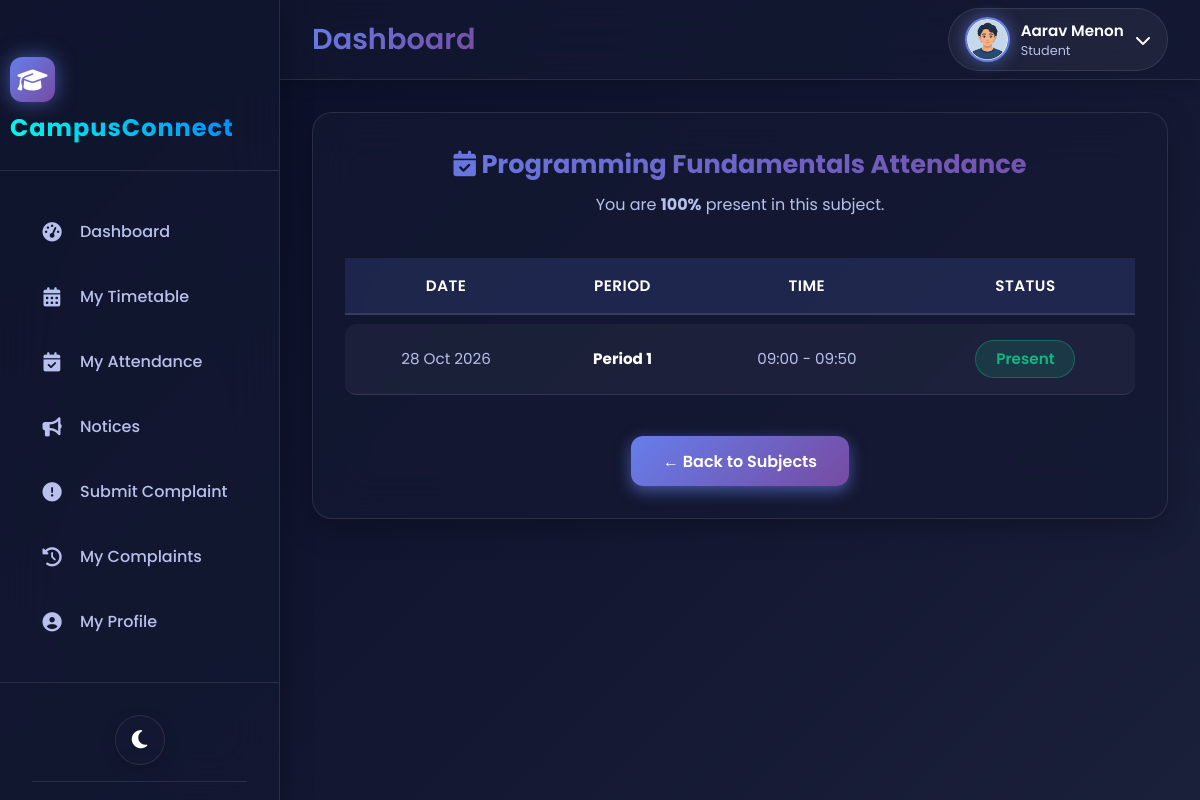
Page /Student/ViewAttendanceDetailed.php?sid=1 (signed in) on the committed database.
### tables this page shows
CREATE TABLE `tbl_student` (
  `student_id` int(11) NOT NULL,
  `student_name` varchar(100) NOT NULL,
  `student_email` varchar(100) NOT NULL,
  `student_contact` varchar(15) DEFAULT NULL,
  `student_address` text DEFAULT NULL,
  `student_photo` varchar(255) DEFAULT NULL,
  `student_gender` enum('Male','Female') NOT NULL,
  `student_password` varchar(255) NOT NULL,
  `class_id` int(11) NOT NULL,
  `is_active` tinyint(1) NOT NULL DEFAULT 1
);

CREATE TABLE `tbl_subject` (
  `subject_id` int(10) NOT NULL,
  `subject_name` varchar(50) NOT NULL,
  `course_id` int(15) NOT NULL,
  `semester_id` int(15) NOT NULL
);

CREATE TABLE `tbl_attendance_master` (
  `att_master_id` int(11) NOT NULL,
  `timetable_id` int(11) NOT NULL,
  `teacher_id` int(11) NOT NULL,
  `class_id` int(11) NOT NULL,
  `subject_id` int(11) NOT NULL,
  `period_id` int(11) NOT NULL,
  `attendance_date` date NOT NULL,
  `created_time` datetime DEFAULT current_timestamp()
);

CREATE TABLE `tbl_departmentperiods` (
  `period_id` int(11) NOT NULL,
  `department_id` int(11) NOT NULL,
  `period_no` int(11) NOT NULL,
  `start_time` time NOT NULL,
  `end_time` time NOT NULL,
  `is_break` tinyint(1) DEFAULT 0
);

CREATE TABLE `tbl_attendance_detail` (
  `att_detail_id` int(11) NOT NULL,
  `att_master_id` int(11) NOT NULL,
  `student_id` int(11) NOT NULL,
  `status` enum('Present','Absent') DEFAULT 'Absent'
);

### Student/ViewAttendanceDetailed.php (the view, shortened to what this page needs)
<?php
include("../Includes/StudentHeader.php");
$student_id = $_SESSION['student_id'];
$subject_id = $_GET['sid'];
$studentQry = $con->query("
    SELECT s.class_id, c.semester_id
    FROM tbl_student s
    INNER JOIN tbl_class c ON s.class_id = c.class_id
    WHERE s.student_id = '$student_id'
");
$student = $studentQry->fetch_assoc();
$class_id = $student['class_id'];
$sub = $con->query("SELECT subject_name FROM tbl_subject WHERE subject_id='$subject_id'")
          ->fetch_assoc()['subject_name'];
$attQry = $con->query("
    SELECT am.attendance_date, ad.status, p.period_no, p.start_time, p.end_time
    FROM tbl_attendance_master am
    INNER JOIN tbl_attendance_detail ad ON ad.att_master_id = am.att_master_id
    INNER JOIN tbl_departmentperiods p ON p.period_id = am.period_id
    WHERE am.subject_id = '$subject_id'
      AND am.class_id = '$class_id'
      AND ad.student_id = '$student_id'
    ORDER BY am.attendance_date DESC
");
$summaryQry = $con->query("
    SELECT COUNT(*) AS total,
           SUM(CASE WHEN ad.status='Present' THEN 1 ELSE 0 END) AS present
    FROM tbl_attendance_master am
    INNER JOIN tbl_attendance_detail ad ON ad.att_master_id = am.att_master_id
    WHERE am.subject_id = '$subject_id'
      AND am.class_id = '$class_id'
      AND ad.student_id = '$student_id'
");
$s = $summaryQry->fetch_assoc();
$present = $s['present'] ?? 0;
$total = $s['total'] ?? 0;
$percentage = $total > 0 ? round(($present / $total) * 100, 2) : 0;
?>
<div class="main-content">
  <div class="attendance-container">
    <div class="attendance-header">
      <h1><i class="fas fa-calendar-check"></i> <?php echo htmlspecialchars($sub); ?> Attendance</h1>
      <p>You are <strong><?php echo $percentage; ?>%</strong> present in this subject.</p>
    </div>
    <table class="attendance-table">
      <thead>
        <tr>
          <th>Date</th>
          <th>Period</th>
          <th>Time</th>
          <th>Status</th>
        </tr>
      </thead>
      <tbody>
        <?php
        if ($attQry->num_rows > 0) {
            while ($row = $attQry->fetch_assoc()) {
                $status = strtolower($row['status']);
                $statusBadge = "<span class='status-badge {$status}'>" . htmlspecialchars($row['status']) . "</span>";
                echo "<tr>";
                echo "<td>" . date("d M Y", strtotime($row['attendance_date'])) . "</td>";
                echo "<td><strong>Period " . $row['period_no'] . "</strong></td>";
                echo "<td>" . date("H:i", strtotime($row['start_time'])) . " - " . date("H:i", strtotime($row['end_time'])) . "</td>";
                echo "<td>$statusBadge</td>";
                echo "</tr>";
            }
        } else {
            echo "<tr><td colspan='4' class='no-data'>No attendance records available.</td></tr>";
        }
        ?>
      </tbody>
    </table>
    <div class="back-button-container">
      <a href="ViewAttendance.php" class="back-button">← Back to Subjects</a>
    </div>
  </div>
</div>
</body>
</html>

### Includes/StudentHeader.php (shortened to what this page needs)
<?php
$user_name  = 'Student';
$user_role  = 'Student';
$photo_path = "../Assets/Files/Student/default.png";
if(isset($_SESSION['student_id'])) {
    $uid = $_SESSION['student_id'];
    $qry = "SELECT student_name AS name, student_photo AS photo
            FROM tbl_student WHERE student_id='$uid'";
    $res = $con->query($qry);
    if($res && $row = $res->fetch_assoc()) {
        $user_name = $row['name'];
        $photo     = $row['photo'] ?: 'default.png';
        $photo_path = "../Assets/Files/Student/" . $photo;
    }
}
?>
<!DOCTYPE html>
<html lang="en">
<head>
<link rel="stylesheet" href="https://cdnjs.cloudflare.com/ajax/libs/font-awesome/6.4.0/css/all.min.css">
<link rel="stylesheet" href="../Assets/CSS/universal.css">
</head>
<body>
<div class="animated-gradient-bg"></div>
<div id="particles-background"></div>
<header class="main-header">
    <div class="header-left">
        <div class="header-title">
            <h1><?php echo $page_title ?? 'Dashboard'; ?></h1>
        </div>
    </div>
    <div class="header-right">
        <div class="user-profile" id="profileTrigger">
            <img src="<?php echo htmlspecialchars($photo_path); ?>"
                 alt="User" class="user-avatar">
            <div class="user-info">
                <h4><?php echo htmlspecialchars($user_name); ?></h4>
                <p><?php echo htmlspecialchars($user_role); ?></p>
            </div>
            <i class="fas fa-chevron-down"></i>
        </div>
    </div>
</header>
</body>
</html>

### Assets/CSS/universal.css (style rules this page uses)
:root { --gradient-1: #667eea; --gradient-2: #764ba2; --gradient-3: #f093fb; --primary-bg: #0a0e27; --secondary-bg: #151932; --card-bg: rgba(21, 25, 50, 0.7); --glass-bg: rgba(21, 25, 50, 0.6); --hover-bg: rgba(102, 126, 234, 0.1); --text-primary: #ffffff; --text-secondary: #b8c1ec; --text-muted: #7b8ab8; --border-glass: rgba(255, 255, 255, 0.1); --glow-primary: rgba(102, 126, 234, 0.6); --glow-secondary: rgba(118, 75, 162, 0.6); --shadow-sm: 0 5px 15px rgba(0, 0, 0, 0.2); --shadow-md: 0 10px 30px rgba(0, 0, 0, 0.3); --shadow-lg: 0 20px 60px rgba(0, 0, 0, 0.4); --success: #10b981; --warning: #f59e0b; --error: #ef4444; --info: #3b82f6; --transition-fast: 0.2s ease; --transition-normal: 0.3s ease; --transition-slow: 0.5s ease; --transition-bounce: cubic-bezier(0.68, -0.55, 0.265, 1.55); }
* { margin: 0; padding: 0; box-sizing: border-box; }
body { font-family: 'Poppins', sans-serif; background: var(--primary-bg); color: var(--text-primary); overflow-x: hidden; transition: background var(--transition-normal), color var(--transition-normal); }
a { text-decoration: none; color: inherit; }
#particles-background { position: fixed; top: 0; left: 0; width: 100%; height: 100%; z-index: -1; opacity: 0.4; }
.animated-gradient-bg { position: fixed; top: 0; left: 0; width: 100%; height: 100%; z-index: -2; background: linear-gradient(135deg, var(--primary-bg) 0%, #1a1f3a 25%, #2a1a40 50%, #1a1f3a 75%, var(--primary-bg) 100%); background-size: 400% 400%; animation: gradientShift 15s ease infinite; }
.main-header { position: fixed; top: 0; left: 280px; right: 0; height: 80px; background: var(--glass-bg); backdrop-filter: blur(30px); border-bottom: 1px solid var(--border-glass); display: flex; align-items: center; justify-content: space-between; padding: 0 2rem; z-index: 999; transition: all var(--transition-normal); box-shadow: var(--shadow-sm); }
.header-left { display: flex; align-items: center; gap: 1.5rem; }
.header-title h1 { font-size: 1.8rem; font-weight: 600; background: linear-gradient(135deg, var(--gradient-1), var(--gradient-2)); -webkit-background-clip: text; -webkit-text-fill-color: transparent; }
.header-right { display: flex; align-items: center; gap: 2rem; }
.user-profile { display: flex; align-items: center; gap: 1rem; padding: 0.5rem 1rem; background: rgba(255, 255, 255, 0.05); border: 1px solid var(--border-glass); border-radius: 50px; cursor: pointer; transition: all var(--transition-normal); }
.user-avatar { width: 45px; height: 45px; border-radius: 50%; border: 2px solid var(--gradient-1); overflow: hidden; box-shadow: 0 0 15px var(--glow-primary); }
.user-info h4 { font-size: 0.95rem; font-weight: 600; margin-bottom: 0.2rem; }
.user-info p { font-size: 0.8rem; color: var(--text-muted); }
.main-content { margin-left: 280px; margin-top: 80px; padding: 2rem; min-height: calc(100vh - 80px); transition: margin-left var(--transition-normal); }

### Includes/StudentHeader.php (style rules this page uses)
.user-profile { display: flex; align-items: center; gap: 0.7rem; cursor: pointer; }
.user-avatar { width: 45px; height: 45px; border-radius: 50%; object-fit: cover; border: 2px solid var(--gradient-1); }
.user-info h4 { margin: 0; color: var(--text-primary); font-size: 0.95rem; }
.user-info p { margin: 0; font-size: 0.8rem; color: var(--text-secondary); }

### rows in the picture
tbl_student: student_name "Aarav Menon"
tbl_subject: subject_name "Programming Fundamentals"
tbl_attendance_master: attendance_date "28 Oct 2026", period.period_no "1", period.start_time "09:00", period.end_time "09:50", tbl_attendance_detail.status "Present"

### other values in the picture
$page_title "Dashboard"
$user_role "Student"
$item['label'] "Dashboard"
$item['label'] "My Timetable"
$item['label'] "My Attendance"
$item['label'] "Notices"
$item['label'] "Submit Complaint"
$item['label'] "My Complaints"
$item['label'] "My Profile"
$percentage "100"
